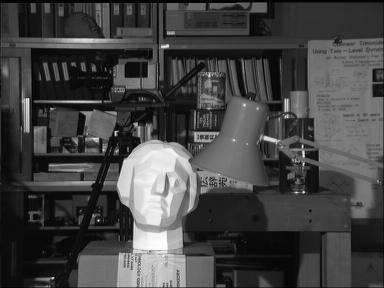
%> input picture tsukuba1.png, 384 x 288 px
$ octave demo_stereo.m   (GNU Octave 9; MATLAB toolbox functions it lacks are replaced by stand-ins)
%> lines starting %> are read from the running program, lines starting %| are printed output that depends on the picture
### bp_cb2.m
function [u,d,l,r] = bp_cb2(u,d,l,r,data,numIter)

%%% belief propagation using checkerboard update scheme
[height, width,~] = size(data);

for iter=1:numIter

    disp(['Iteration ' int2str(iter)]);
    for y=2:height-1
        for x=mod(y+iter,2)+2:2:width-1
            u(y,x,:) = msg(u(y+1,x,:), l(y,x+1,:), r(y,x-1,:), data(y,x,:));
            d(y,x,:) = msg(d(y-1,x,:), l(y,x+1,:), r(y,x-1,:), data(y,x,:));
            r(y,x,:) = msg(u(y+1,x,:), d(y-1,x,:), r(y,x-1,:), data(y,x,:));
            l(y,x,:) = msg(u(y+1,x,:), d(y-1,x,:), l(y,x+1,:), data(y,x,:));
        end
    end

end

end

%%% compute message
% [24 lines left out: function msg, not called in this run]

%%%%%%% dt of 1d function
% [15 lines left out: function dt, not called in this run]

### demo_stereo.m
clear all;
close all;


numIter = 5;        % number of BP iterations at each scale
numLevels = 5;      % number of scales

global disc_k;
global data_k;
global lambda;
global numLabels;

disc_k = 1.7;           % truncation of discontinuity cost
data_k = 15;            % truncation of data cost
lambda = 0.07;          % weighting of data cost
numLabels = 16;         % number of possible disparities
numScales = 16;          % scaling from disparity to graylevel in output
sigma = 0.7;            % amount to smooth the input images

img1 = imread('tsukuba1.png');
%> img1 is the input picture: size 288x384 uint8; min 0, max 253, mean 67.9
img2 = imread('tsukuba2.png');
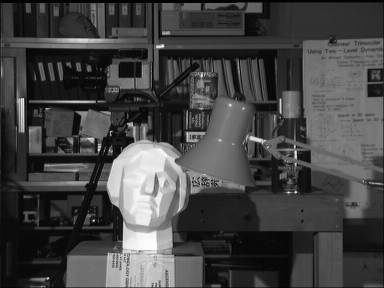
%> input picture tsukuba2.png, 384 x 288 px
%> img2 is the input picture: size 288x384 uint8; min 0, max 253, mean 68.3
figure();
subplot(1,2,1);
imshow(img1);
subplot(1,2,2);
imshow(img2);

h = fspecial('gaussian',[7,7],sigma);

img1 = double(imfilter(img1,h));
%> img1: size 288x384 double
img2 = double(imfilter(img2,h));
%> img2: size 288x384 double
[height, width,~]=size(img1);
%> height = 288; width = 384
%%%%%%%%%%%%%%%%%%%%%%%%% compute data cost %%%%%%%%%%%%%%%%%%%%%%%%%%%%%
dataCost = zeros(height, width, numLabels);

for i=1:numLabels
    T = [1 0 0;0 1 0;i-1 0 1];
    tform = affine2d(T);
    img22 = imwarp(img2,tform,'OutputView',imref2d(size(img2)));
    gg = abs(img1-img22);
    gg(:,1:numLabels-1) = 0;
    dataCost(:,:,i) = lambda*min(gg,data_k);
end
%> this loop made 16 passes
%> pass 1, `gg = abs(img1-img22);`:
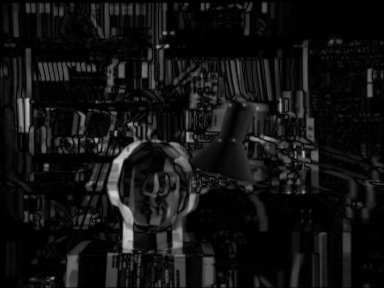
%> gg: size 288x384 double; min 0, max 205, mean 18.5
%> pass 2, `img22 = imwarp(img2,tform,'OutputView',imref2d(size(img2)));`:
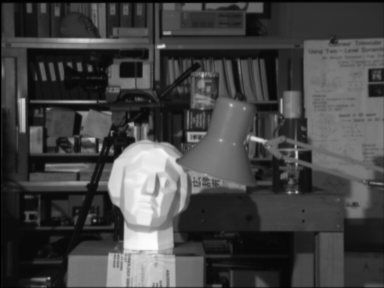
%> img22: size 288x384 double; min 0, max 253, mean 68.1
%> pass 2, `gg = abs(img1-img22);`:
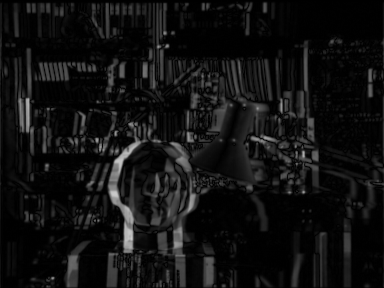
%> gg: size 288x384 double; min 0, max 203, mean 17
%> pass 3, `img22 = imwarp(img2,tform,'OutputView',imref2d(size(img2)));`:
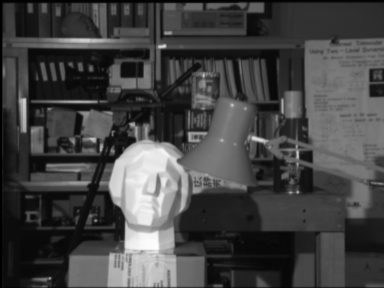
%> img22: size 288x384 double; min 0, max 253, mean 68
%> after the loop:
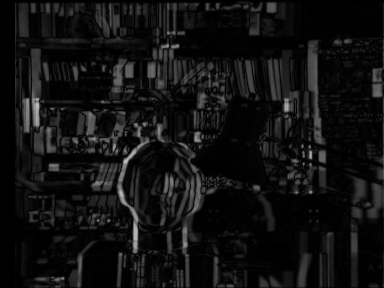
%> gg: size 288x384 double; min 0, max 195, mean 17

dataCostPyramid = cell(numLevels,1);
dataCostPyramid{1} = dataCost;
for j=2:numLevels
    [w,h] = size(imresize(dataCostPyramid{j-1}(:,:,1),0.5));
    dataCostPyramid{j} = zeros(w,h,numLabels);
    for i=1:numLabels
        d1 = downsample(downsample(dataCostPyramid{j-1}(:,:,i),2)',2)';
        d2 = downsample(downsample(dataCostPyramid{j-1}(:,:,i),2,1)',2,1)';
        d3 = downsample(downsample(dataCostPyramid{j-1}(:,:,i),2,0)',2,1)';
        d4 = downsample(downsample(dataCostPyramid{j-1}(:,:,i),2,1)',2,0)';
        dataCostPyramid{j}(:,:,i) = d1 + padarray(d2,size(d1)-size(d2),0,'post') + padarray(d3,size(d1)-size(d3),0,'post')+ padarray(d4,size(d1)-size(d4),0,'post');
    end
end
%> this loop made 4 passes
%> (w, h) on passes 1 to 4: (144, 192), (72, 96), (36, 48), (18, 24)
%> after the loop, dataCostPyramid = 5 items
u = dataCostPyramid;
%> u = 5 items
d = dataCostPyramid;
%> d = 5 items
l = dataCostPyramid;
%> l = 5 items
r = dataCostPyramid;
%> r = 5 items

%%%%%%%%%%%%%%%%%%%%%%%%% run bp from coarse to fine %%%%%%%%%%%%%%%%%%%%%
for j=numLevels:-1:1
    if(j==numLevels)
         u{j} = u{j}*0;
         d{j} = d{j}*0;
         l{j} = l{j}*0;
         r{j} = r{j}*0;
    end
    if(j<numLevels)
        [h,w] = size(u{j}(:,:,i));
       for i=1:numLabels
            uu = imresize(u{j+1}(:,:,i),2,'nearest');
            dd = imresize(d{j+1}(:,:,i),2,'nearest');
            ll = imresize(l{j+1}(:,:,i),2,'nearest');
            rr = imresize(r{j+1}(:,:,i),2,'nearest');
           if(size(imresize(u{j+1}(:,:,i),2,'nearest'),1)>size(u{j}(:,:,i),1))
               uu(end,:) = [];
               dd(end,:) = [];
               ll(end,:) = [];
               rr(end,:) = [];
           end
           if(size(imresize(u{j+1}(:,:,i),2,'nearest'),2)>size(u{j}(:,:,i),2))
               uu(:,end) = [];
               dd(:,end) = [];
               ll(:,end) = [];
               rr(:,end) = [];
           end
            u{j}(:,:,i) = uu;
            d{j}(:,:,i) = dd;
            l{j}(:,:,i) = ll;
            r{j}(:,:,i) = rr;
        end
    end
%> (the run ends here)
